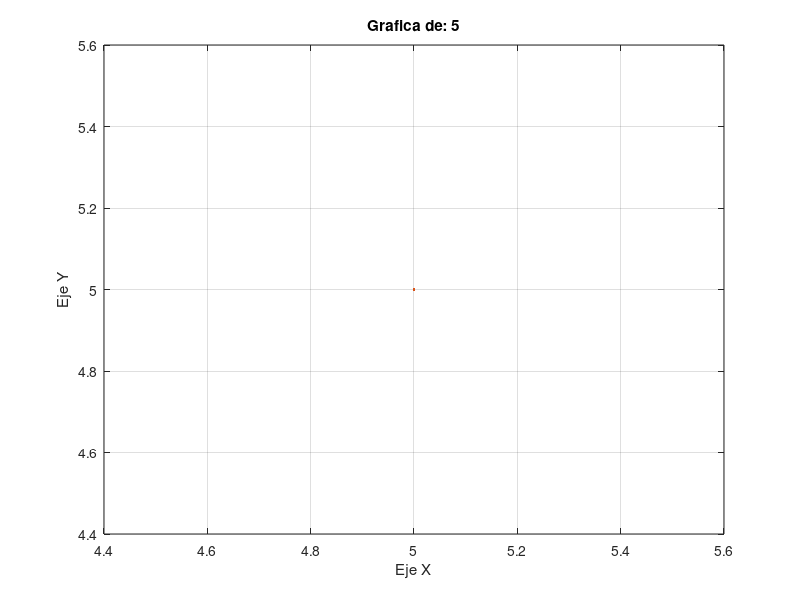

Write the MATLAB code that produced this figure.
%RSTOS SON PUNTOS ESPECIFICOS DE UN TALLER%
clc
clear all

w = input("Ingrese su funcion: ", "S");
fuc = inline(w);
d = input("Ingrese el dominio: "); %se ingresa un arreglo lineal
[a b] = size(d); %se separa la primera posici�n y la ultima;
x= linspace(d(a),d(b)); %se genera un vector espaciado linealmente, con la finalidad de tener una grafica con trazos limpios
plot(x,fuc(x));
title(['Grafica de: ' , char(w)]);
xlabel('Eje X');
ylabel('Eje Y');
grid on